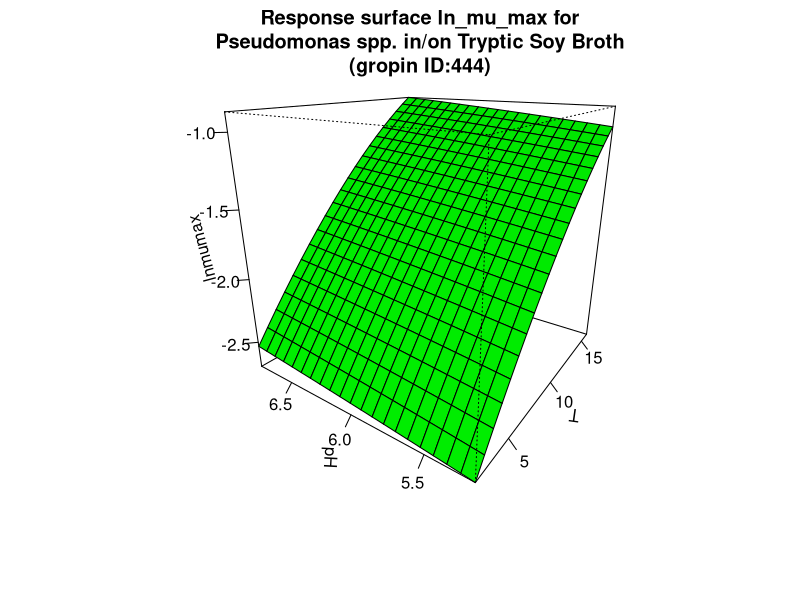

Reproduce this figure in R.
#############################
# start of Parameter script
#############################
T <- seq(2.002,15.984015984016,length.out=21)
pH <- seq(5.2052,6.79320679320679,length.out=21)
#############################
# end of Parameter script
#############################
############################# 
# start of Model script Gropin ID 444 
#############################
 
# constant coefficients for this model
 
variables <- data.frame(T,pH)
argumentsPar <- unique.data.frame(expand.grid(variables))
 
# heart of the model
response_surface <- function(T,pH) {
   mumax <-(-3.929+0.185*T+0.2142*pH-0.003181*(T^2)-0.008647*(pH^2)-0.001372*T*pH)

	return(mumax=mumax)
} 

# output parameters
responseSurface <- cbind(argumentsPar,response_surface(argumentsPar['T'],argumentsPar['pH']))
colnames(responseSurface) <- c(colnames(argumentsPar),'lnmumax')
#############################
# End of Model script
#############################
############################# 
# start of Visualisation script Gropin ID 444 
#############################
titleText <-'Response surface ln_mu_max for
Pseudomonas spp. in/on Tryptic Soy Broth
(gropin ID:444)'
persp(T,pH,matrix(unlist(responseSurface$'lnmumax'),nrow=21),col = 'green',xlab='T',ylab='pH',zlab='lnmumax',main=titleText,theta=305,phi=20,shade=0.25,ticktype = 'detailed')
#############################
# End of Visualisation script
#############################
